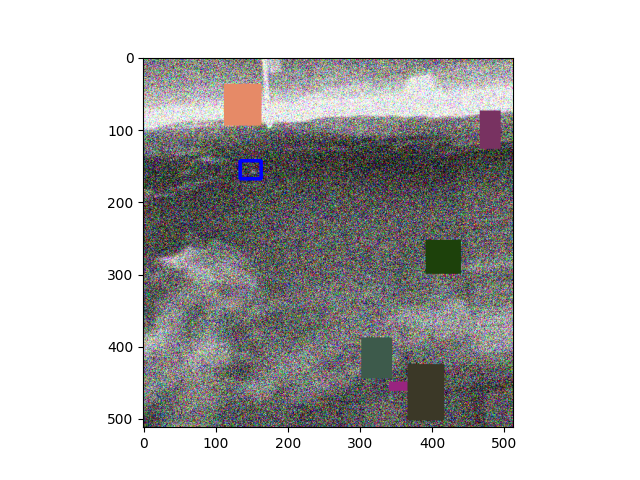
#> input picture src/data/augmented_0.png, 640 x 480 px; its folder holds only this picture in this run
$ python -i utils.py   (imports and definitions only)
#> lines starting #> are read from the running program, lines starting #| are printed output that depends on the picture; after the words box and inside, x2 and y2 are one past the last pixel; in counts of white or black regions, pixels touching at a corner belong together
#> further down, picture is the input picture: shape (480, 640, 3); mean B, G, R 190.1, 190.2, 190.6
import numpy as np
import matplotlib.pyplot as plt
import matplotlib.cm as cm
import random
import os, json, glob

from pascal import annotation_from_xml

# =================================================
# [72 lines left out: functions readJsonAnnotation, readPASCALVOCAnnotation, not called in this run]


# =================================================
def cartoonize(image, *args, **kwargs):
    gray = cv2.cvtColor(image, cv2.COLOR_BGR2GRAY)
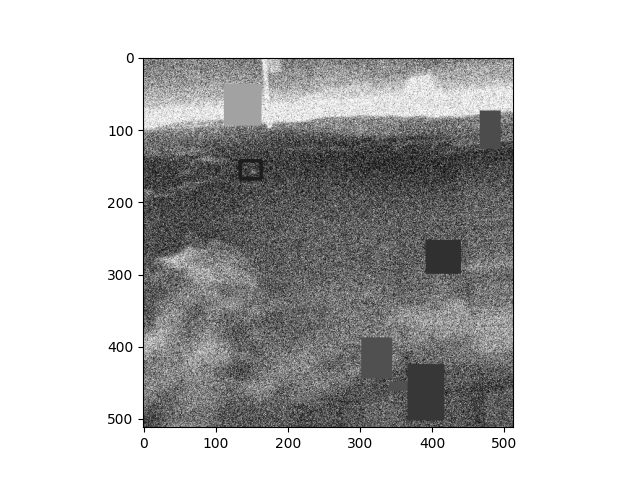
#> gray: shape (480, 640); min 0, max 255, mean 190.3
    blurImage = cv2.medianBlur(image, 1)
    edges = cv2.adaptiveThreshold(gray, 255, cv2.ADAPTIVE_THRESH_MEAN_C, cv2.THRESH_BINARY, 9, 9)
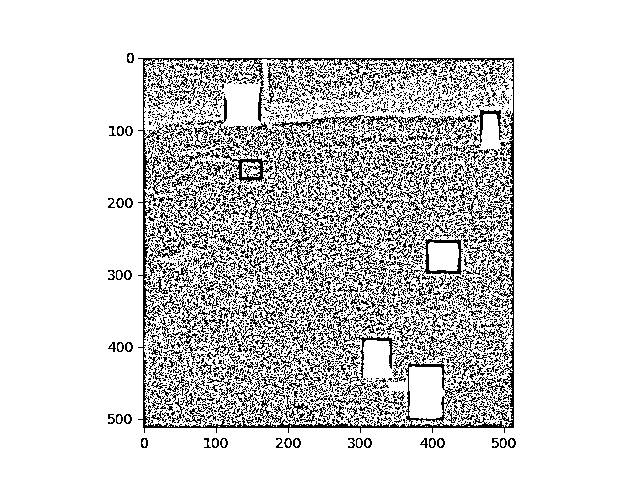
#> edges: shape (480, 640); 83.5% white; black in thin lines or dots, all inside (x1, y1, x2, y2) = (108, 53, 516, 448)
    color = cv2.bilateralFilter(image, 9, 200, 200)
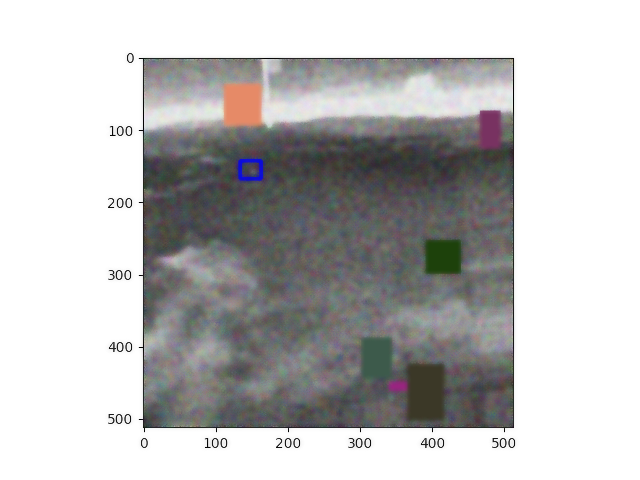
#> color: shape (480, 640, 3); mean B, G, R 190.2, 190.3, 190.8
    cartoon = cv2.bitwise_and(color, color, mask = edges)
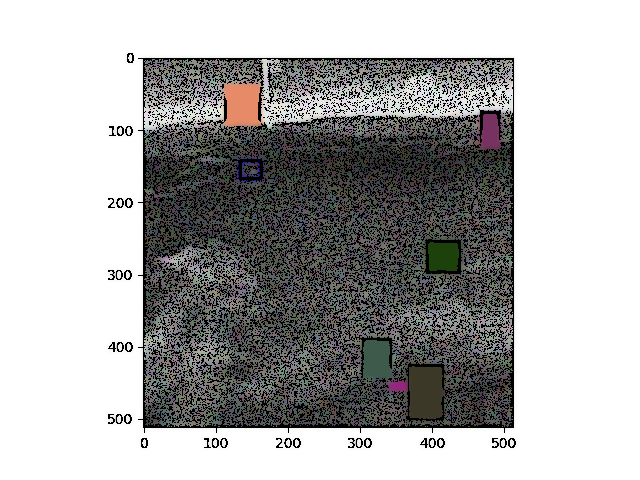
#> cartoon: shape (480, 640, 3); mean B, G, R 172.5, 173, 173.3
    return cartoon

# =================================================
# [11 lines left out: function mixup, not called in this run]

# =================================================
def nope(x, *args, **kwargs):
    return x

>>> import cv2
>>> picture = cv2.imread('augmented_0.png')
>>> result = cartoonize(picture)

$ run again, on src/data/augmented_1.png
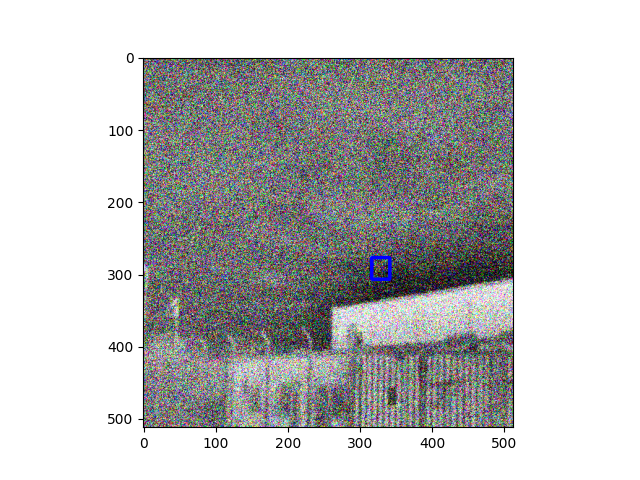
#> input picture src/data/augmented_1.png, 640 x 480 px
#> picture is the input picture: shape (480, 640, 3); mean B, G, R 193.2, 192.9, 192.9
#> in cartoonize, `edges = cv2.adaptiveThreshold(gray, 255, cv2.ADAPTIVE_THRESH_MEAN_C, c..`:
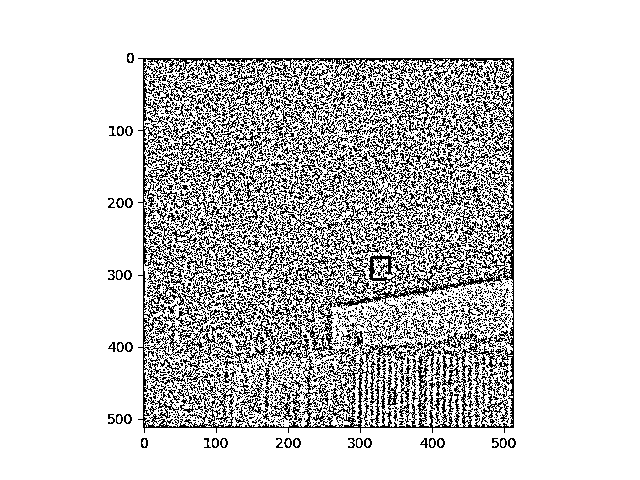
#> edges: shape (480, 640); 81.5% white; black in thin lines or dots, all inside (x1, y1, x2, y2) = (108, 53, 516, 448)
#> in cartoonize, `cartoon = cv2.bitwise_and(color, color, mask = edges)`:
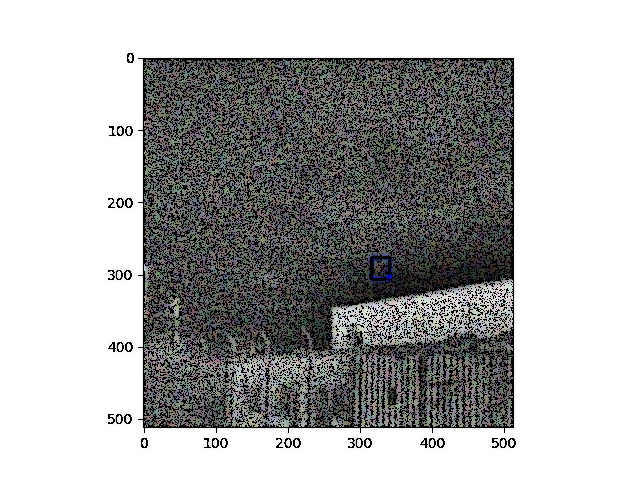
#> cartoon: shape (480, 640, 3); mean B, G, R 172.3, 172.8, 172.3

$ run again, on src/data/augmented_2.png
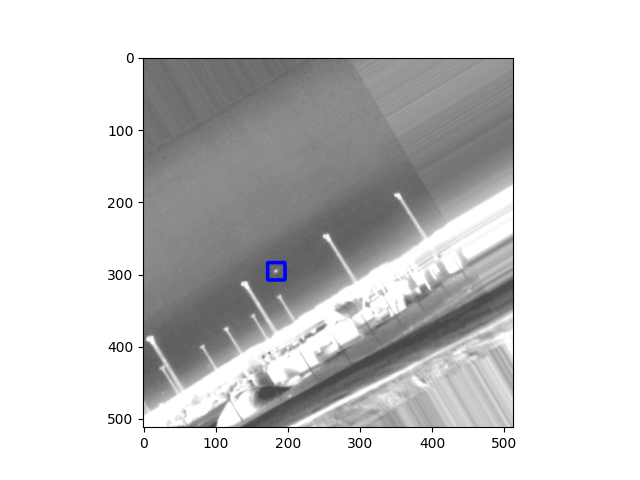
#> input picture src/data/augmented_2.png, 640 x 480 px
#> picture is the input picture: shape (480, 640, 3); mean B, G, R 206.5, 206.3, 206.3
#> in cartoonize, `edges = cv2.adaptiveThreshold(gray, 255, cv2.ADAPTIVE_THRESH_MEAN_C, c..`:
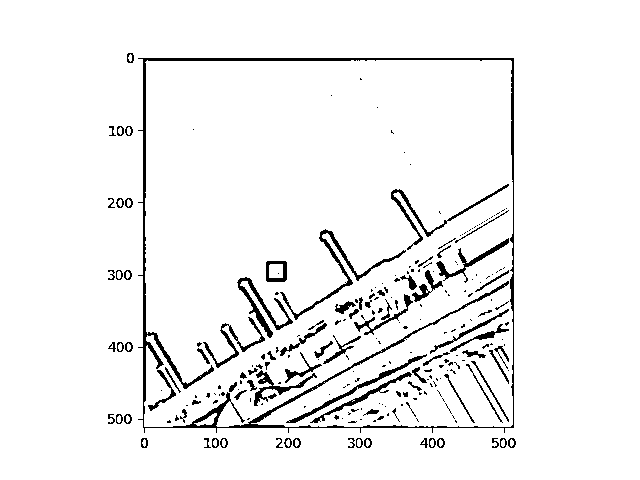
#> edges: shape (480, 640); 94.8% white; 246 black regions (156 under 20 px), largest, box (x1, y1, x2, y2) and area: (138, 58, 514, 433) 5023, (280, 229, 406, 320) 851, (237, 277, 293, 338) 682
#> in cartoonize, `cartoon = cv2.bitwise_and(color, color, mask = edges)`:
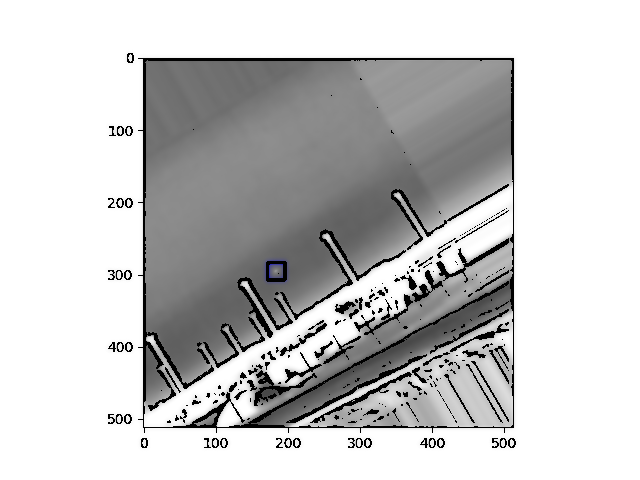
#> cartoon: shape (480, 640, 3); mean B, G, R 199.3, 199.3, 199.3
